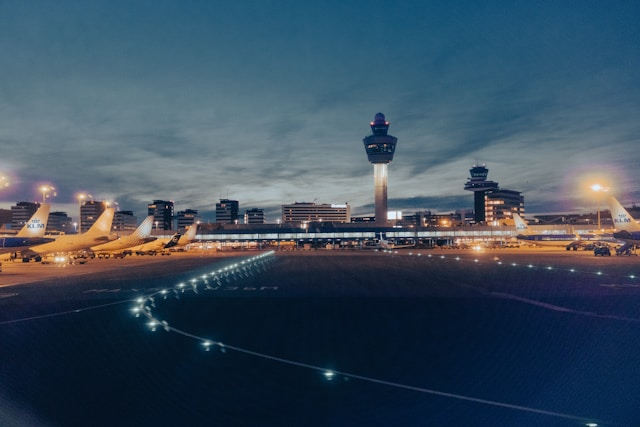
#> input picture course_02/images/02-night.jpg, 640 x 427 px
$ python 02-image_segmentation.py
#> lines starting #> are read from the running program, lines starting #| are printed output that depends on the picture
import cv2
import numpy as np
import matplotlib.pyplot as plt

# Load image
img = cv2.imread("images/02-night.jpg")
#> img is the input picture: shape (427, 640, 3); mean B, G, R 94.1, 77.6, 59.1
img_rgb = cv2.cvtColor(img, cv2.COLOR_BGR2RGB)
pixels = img_rgb.reshape((-1, 3))
pixels = np.float32(pixels)

# K-means settings
k = 3
criteria = (cv2.TERM_CRITERIA_EPS + cv2.TERM_CRITERIA_MAX_ITER, 100, 0.2)

# Run K-means
_, labels, centers = cv2.kmeans(
    pixels, k, None, criteria, 10, cv2.KMEANS_RANDOM_CENTERS
)
#> centers = [[59.34, 92.9, 115.1], [12.35, 28.9, 51.02], [134, 134.6, 133.8]]

centers = np.uint8(centers)
#> centers = [[59, 92, 115], [12, 28, 51], [134, 134, 133]]
segmented = centers[labels.flatten()].reshape(img_rgb.shape)
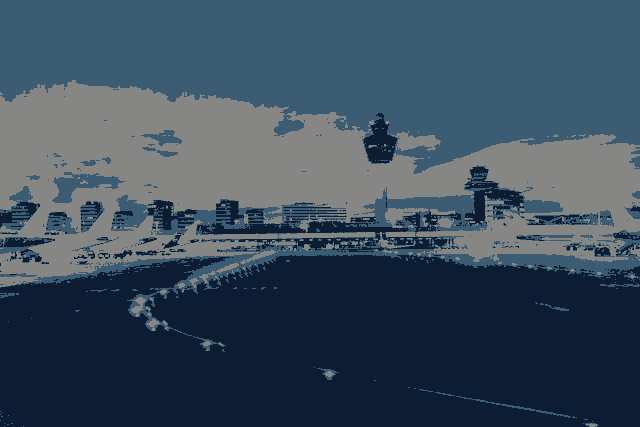
#> segmented: shape (427, 640, 3); mean R, G, B 58.8, 76.8, 93.9

# Display results
plt.figure(figsize=(12,5))
plt.subplot(1,2,1), plt.title("Original"), plt.imshow(img_rgb), plt.axis("off")
plt.subplot(1,2,2), plt.title("Segmented (K=3)"), plt.imshow(segmented), plt.axis("off")
plt.show()
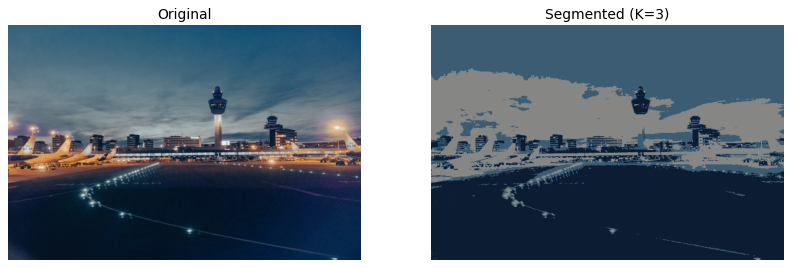
#> figure drawn by matplotlib, 2 panels

$ run again, with course_02/images/01-wing.jpg copied over course_02/images/02-night.jpg
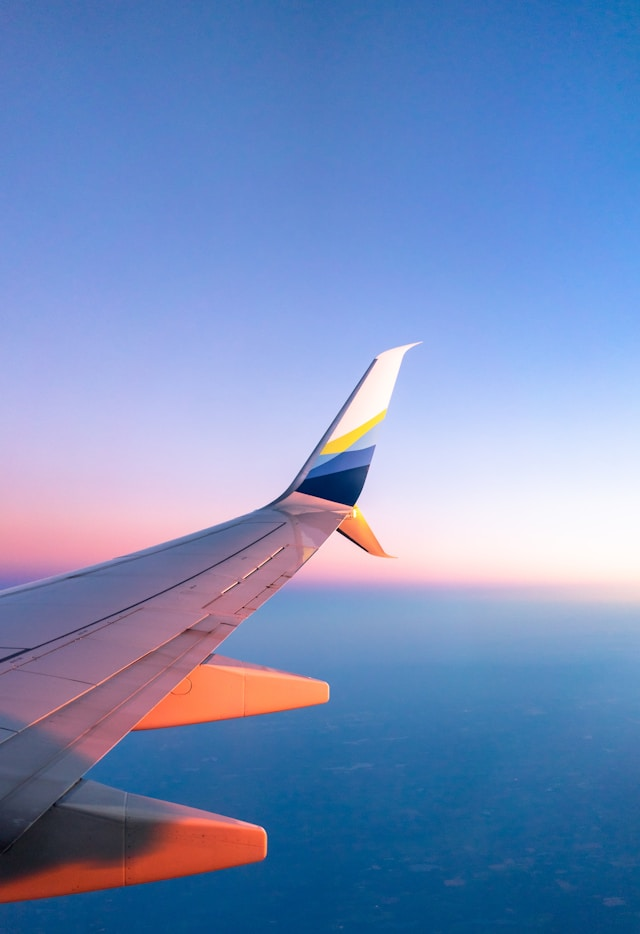
#> input picture course_02/images/01-wing.jpg, 640 x 934 px
#> img is the input picture: shape (934, 640, 3); mean B, G, R 188.7, 140.9, 116.5
#> `_, labels, centers = cv2.kmeans( pixels, k, None, criteria, 10, cv2.KM..`: centers = [[39.42, 84.43, 128.2], [102.5, 135.5, 196.2], [206.7, 198.5, 226.8]]
#> `centers = np.uint8(centers)`: centers = [[39, 84, 128], [102, 135, 196], [206, 198, 226]]
#> `segmented = centers[labels.flatten()].reshape(img_rgb.shape)`:
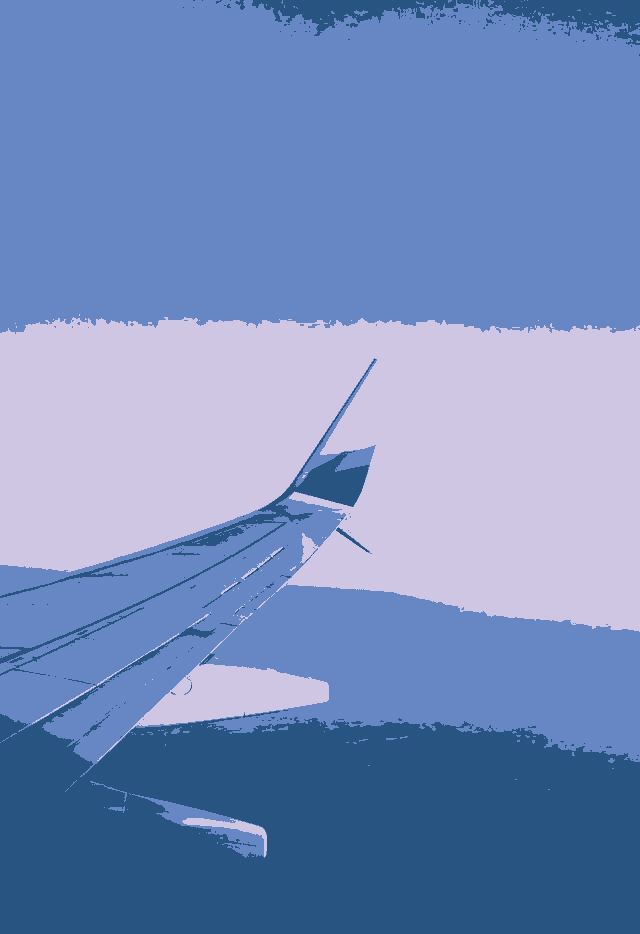
#> segmented: shape (934, 640, 3); mean R, G, B 115.9, 140.4, 188.3
#> `plt.show()`:
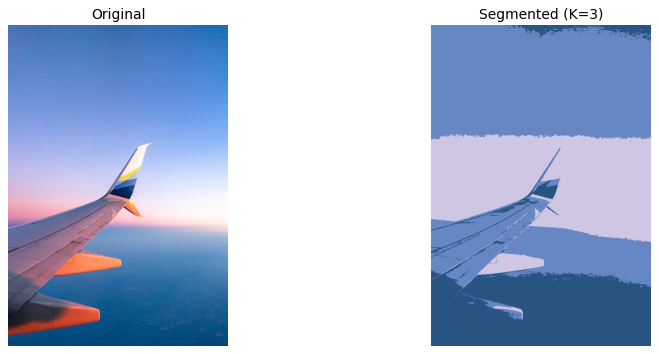
#> figure drawn by matplotlib, 2 panels

$ run again, with course_02/images/03-satellite.jpg copied over course_02/images/02-night.jpg
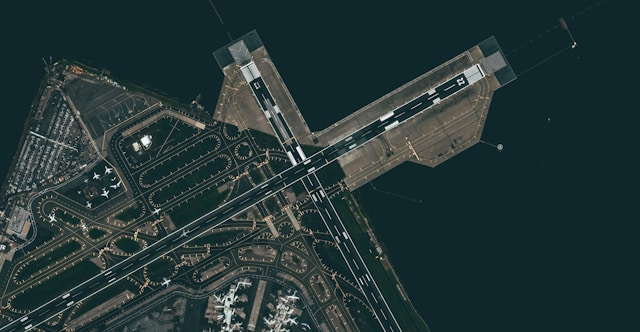
#> input picture course_02/images/03-satellite.jpg, 640 x 332 px
#> img is the input picture: shape (332, 640, 3); mean B, G, R 55.5, 54.7, 36.6
#> `_, labels, centers = cv2.kmeans( pixels, k, None, criteria, 10, cv2.KM..`: centers = [[82.11, 87.53, 82.57], [19.25, 41.24, 43.67], [149.3, 154.2, 149.9]]
#> `centers = np.uint8(centers)`: centers = [[82, 87, 82], [19, 41, 43], [149, 154, 149]]
#> `segmented = centers[labels.flatten()].reshape(img_rgb.shape)`:
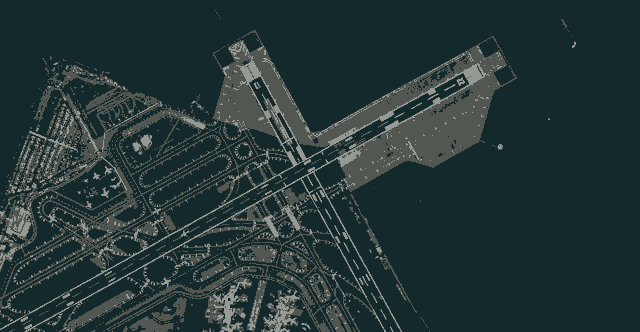
#> segmented: shape (332, 640, 3); mean R, G, B 36.3, 54.4, 54.8
#> `plt.show()`:
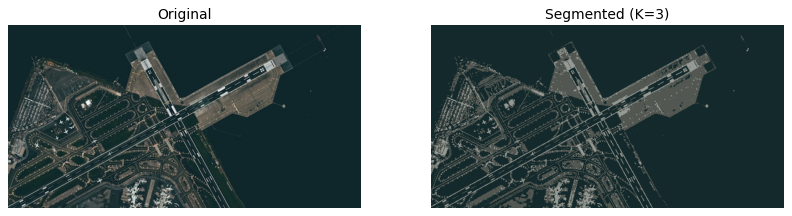
#> figure drawn by matplotlib, 2 panels
